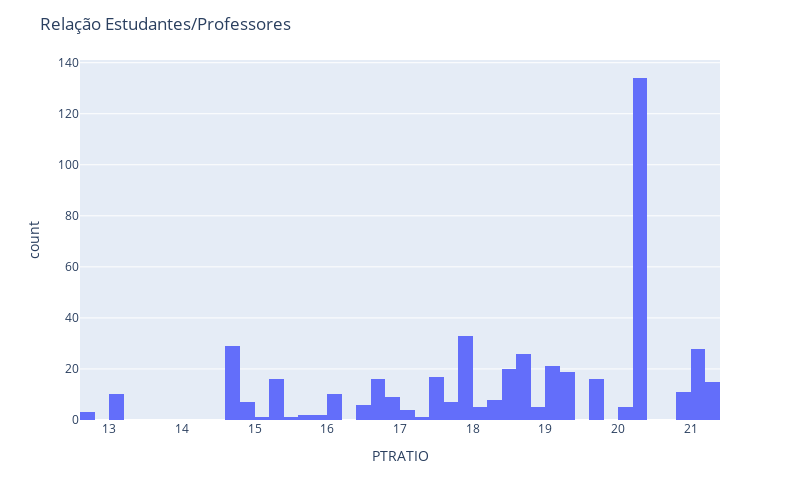

This figure's notebook cell:
### Code cell
hist =  px.histogram (df,  x = "PTRATIO", nbins=60) 
hist.update_layout(width=800,height=500,title_text='Relação Estudantes/Professores') 
hist.show()

### Figure 1 — Plotly figure (JSON) as saved in the notebook; plotly's stock layout.template omitted (floating-point values rounded to 4 significant figures; data arrays with more than 128 entries replaced by an {"elided": "..."} marker saying what was removed)
{"data": [{"alignmentgroup": "True", "bingroup": "x", "hovertemplate": "PTRATIO=%{x}<br>count=%{y}<extra></extra>", "legendgroup": "", "marker": {"color": "#636efa", "pattern": {"shape": ""}}, "name": "", "nbinsx": 60, "offsetgroup": "", "orientation": "v", "showlegend": false, "type": "histogram", "x": {"elided": "489 float values"}, "xaxis": "x", "yaxis": "y"}], "layout": {"barmode": "relative", "height": 500, "legend": {"tracegroupgap": 0}, "margin": {"t": 60}, "title": {"text": "Relação Estudantes/Professores"}, "width": 800, "xaxis": {"anchor": "y", "autorange": true, "domain": [0, 1], "range": [12.6, 21.4], "title": {"text": "PTRATIO"}, "type": "linear"}, "yaxis": {"anchor": "x", "autorange": true, "domain": [0, 1], "range": [0, 141.1], "title": {"text": "count"}}}}
